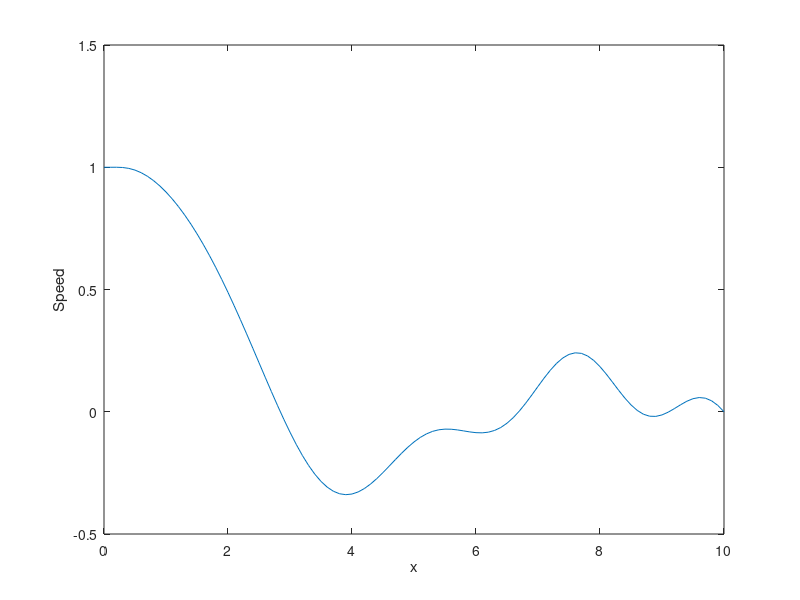

Write MATLAB code to recreate this figure.
% solve linear Boundary Value Problem from
% 5-finite-difference-methods-1995.pdf

%% u'' - pu' -ru = q
clear
% I made up these functions
r = @(x) -x;
p = @(x) 1/x^2;
q = @(x) sin(x);


% define mesh
h = .1;% Step size
xmin = 0;
xmax = 10;
x = xmin:h:xmax;
N = length(x) -1;
A = NaN(N+1,N+1);

% Make the matrix A
for i = 2:N
    a(i) = -(2/h^2+r(x(i)));
    bb(i) = 1/h^2 + p(x(i))/2/h;
    c(i) = 1/h^2 - p(x(i))/2/h;
end
a(1) = 1;
a(N+1) = 1;
c(1) = 0;
bb(N+1) = 0;
for i = 1:N+1
    for j = 1:N+1
        if i == j
            A(i,j) = a(i);
        elseif i-1 == j
            A(i,j) = bb(i);
        elseif i == j-1
            A(i,j) = c(i);
        else
            A(i,j) = 0;
        end
    end
end

% Make matrix b
b(1) = 1; % Initial condition
b(N+1) = 0; % boundary condition
for i = 2:N
    b(i) = q(x(i));
end

% solve for u(x(i))
u = A\b';
plot(x,u)
xlabel('x')
ylabel('Speed')
